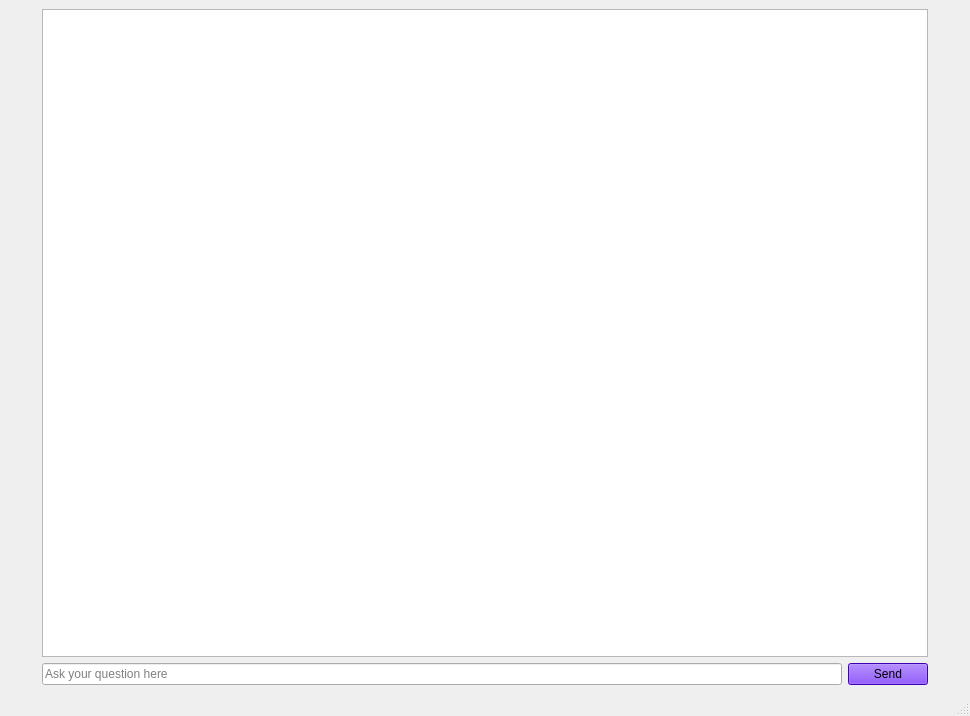
<?xml version="1.0" encoding="UTF-8"?>
<ui version="4.0">
 <class>MainWindow</class>
 <widget class="QMainWindow" name="MainWindow">
  <property name="geometry">
   <rect>
    <x>0</x>
    <y>0</y>
    <width>970</width>
    <height>716</height>
   </rect>
  </property>
  <property name="windowTitle">
   <string>MainWindow</string>
  </property>
  <widget class="QWidget" name="centralwidget">
   <layout class="QHBoxLayout" name="horizontalLayout">
    <item>
     <layout class="QGridLayout" name="gridLayout">
      <item row="1" column="1">
       <widget class="QPushButton" name="sendButton">
        <property name="maximumSize">
         <size>
          <width>80</width>
          <height>45</height>
         </size>
        </property>
        <property name="styleSheet">
         <string notr="true">background-color: rgb(0, 170, 127);
font: 8pt &quot;MS Shell Dlg 2&quot;;
background-color: rgb(85, 0, 255);
font: 75 12pt &quot;MS Shell Dlg 2&quot;;
font: 18pt &quot;MS Shell Dlg 2&quot;;</string>
        </property>
        <property name="text">
         <string>Send</string>
        </property>
       </widget>
      </item>
      <item row="0" column="0" colspan="2">
       <widget class="QPlainTextEdit" name="displayWindow"/>
      </item>
      <item row="1" column="0">
       <widget class="QLineEdit" name="inputWindow">
        <property name="minimumSize">
         <size>
          <width>300</width>
          <height>0</height>
         </size>
        </property>
        <property name="maximumSize">
         <size>
          <width>800</width>
          <height>50</height>
         </size>
        </property>
        <property name="placeholderText">
         <string notr="true">Ask your question here</string>
        </property>
       </widget>
      </item>
     </layout>
    </item>
   </layout>
  </widget>
  <widget class="QMenuBar" name="menubar">
   <property name="geometry">
    <rect>
     <x>0</x>
     <y>0</y>
     <width>970</width>
     <height>26</height>
    </rect>
   </property>
  </widget>
  <widget class="QStatusBar" name="statusbar"/>
 </widget>
 <resources/>
 <connections/>
</ui>
